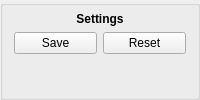
       <widget class="QGroupBox" name="groupBox_9">
        <property name="sizePolicy">
         <sizepolicy hsizetype="Fixed" vsizetype="Preferred">
          <horstretch>0</horstretch>
          <verstretch>0</verstretch>
         </sizepolicy>
        </property>
        <property name="maximumSize">
         <size>
          <width>280</width>
          <height>100</height>
         </size>
        </property>
        <property name="title">
         <string/>
        </property>
        <layout class="QFormLayout" name="formLayout_7">
         <property name="topMargin">
          <number>6</number>
         </property>
         <property name="bottomMargin">
          <number>6</number>
         </property>
         <item row="0" column="0" colspan="2">
          <layout class="QVBoxLayout" name="verticalLayout_12">
           <item>
            <widget class="QLabel" name="label_8">
             <property name="font">
              <font>
               <weight>75</weight>
               <bold>true</bold>
              </font>
             </property>
             <property name="text">
              <string>Settings</string>
             </property>
             <property name="alignment">
              <set>Qt::AlignCenter</set>
             </property>
            </widget>
           </item>
           <item>
            <layout class="QHBoxLayout" name="horizontalLayout_22">
             <item>
              <widget class="QPushButton" name="Save">
               <property name="maximumSize">
                <size>
                 <width>260</width>
                 <height>16777215</height>
                </size>
               </property>
               <property name="text">
                <string>Save</string>
               </property>
              </widget>
             </item>
             <item>
              <widget class="QPushButton" name="Reset">
               <property name="text">
                <string>Reset</string>
               </property>
              </widget>
             </item>
            </layout>
           </item>
          </layout>
         </item>
        </layout>
       </widget>
